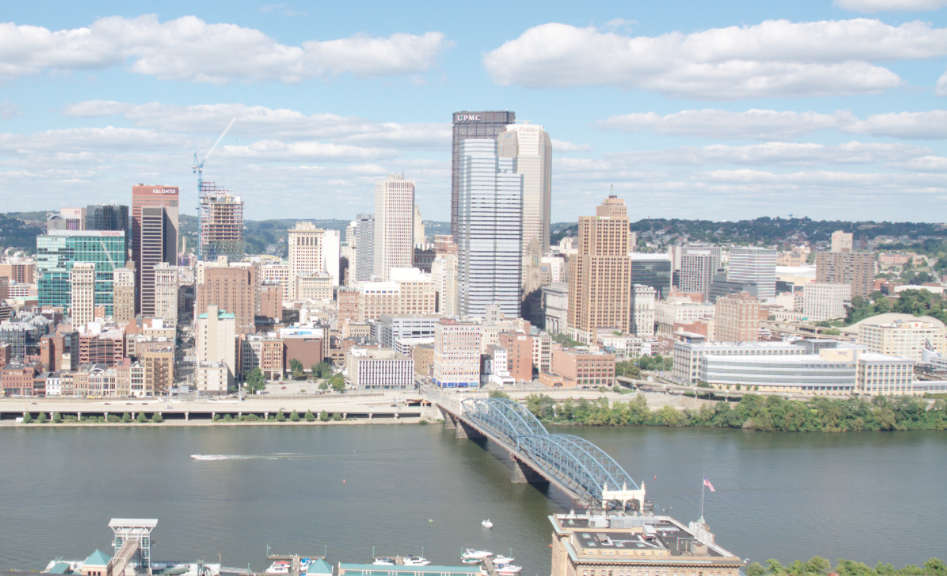
#> input picture data/incline_L.png, 947 x 576 px
$ python panoramas.py   (older library calls are emulated)
#> lines starting #> are read from the running program, lines starting #| are printed output that depends on the picture
### code/keypointDetect.py
import numpy as np
import cv2
import matplotlib.pyplot as plt
import os

def createGaussianPyramid(im, sigma0=1,
                          k=np.sqrt(2), levels=[-1, 0, 1, 2, 3, 4]):
    if len(im.shape) == 3:
        im = cv2.cvtColor(im, cv2.COLOR_BGR2GRAY)
    if im.max() > 10:
        im = np.float32(im) / 255
    im_pyramid = []
    for i in levels:
        sigma_ = sigma0 * k ** i
        im_pyramid.append(cv2.GaussianBlur(im, (0, 0), sigma_))
    im_pyramid = np.stack(im_pyramid, axis=-1)
    return im_pyramid


# [7 lines left out: function displayPyramid, not called in this run]


def createDoGPyramid(gaussian_pyramid, levels=[-1, 0, 1, 2, 3, 4]):
    '''
    Produces DoG Pyramid
    Inputs
    Gaussian Pyramid - A matrix of grayscale images of size
                        [imH, imW, len(levels)]
    levels      - the levels of the pyramid where the blur at each level is
                   outputs
    DoG Pyramid - size (imH, imW, len(levels) - 1) matrix of the DoG pyramid
                   created by differencing the Gaussian Pyramid input
    '''
    imH, imW, _ = gaussian_pyramid.shape
    DoG_pyramid = []
    ################
    # TO DO ...
    # compute DoG_pyramid here
    # We only need the last n-1 levels
    DoG_levels = levels[1:]
    # The levels starts at 0, so just use without len() is okay
    for i in DoG_levels:
        DoG_pyramid.append(gaussian_pyramid[:, :, i + 1] - gaussian_pyramid[:, :, i])
    DoG_pyramid = np.stack(DoG_pyramid, axis=2)
    return DoG_pyramid, DoG_levels


def computePrincipalCurvature(DoG_pyramid):
    '''
    Takes in DoGPyramid generated in createDoGPyramid and returns
    PrincipalCurvature,a matrix of the same size where each point contains the
    curvature ratio R for the corre-sponding point in the DoG pyramid

    INPUTS
        DoG Pyramid - size (imH, imW, len(levels) - 1) matrix of the DoG pyramid

    OUTPUTS
        principal_curvature - size (imH, imW, len(levels) - 1) matrix where each
                          point contains the curvature ratio R for the
                          corresponding point in the DoG pyramid
    '''
    imH, imW, num_levels = DoG_pyramid.shape
    principal_curvature = []
    ##################
    # TO DO ...
    # Compute principal curvature here
    for i in range(num_levels):
        dxx = cv2.Sobel(DoG_pyramid[:, :, i], cv2.CV_64F, 2, 0, ksize=3)
        dyy = cv2.Sobel(DoG_pyramid[:, :, i], cv2.CV_64F, 0, 2, ksize=3)
        dxy = cv2.Sobel(DoG_pyramid[:, :, i], cv2.CV_64F, 1, 1, ksize=3)
        trace = dxx + dyy
        det = dxx * dyy - dxy * dxy
        det[det == 0] = 0.001
        R = np.square(trace) / det
        principal_curvature.append(R)

    principal_curvature = np.stack(principal_curvature, axis=2)
    return principal_curvature


def getLocalExtrema(DoG_pyramid, DoG_levels, principal_curvature,
                    th_contrast=0.03, th_r=12):
    '''
    Returns local extrema points in both scale and space using the DoGPyramid

    INPUTS
        DoG_pyramid - size (imH, imW, len(levels) - 1) matrix of the DoG pyramid
        DoG_levels  - The levels of the pyramid where the blur at each level is
                      outputs
        principal_curvature - size (imH, imW, len(levels) - 1) matrix contains the
                      curvature ratio R
        th_contrast - remove any point that is a local extremum but does not have a
                      DoG response magnitude above this threshold
        th_r        - remove any edge-like points that have too large a principal
                      curvature ratio
     OUTPUTS
        locsDoG - N x 3 matrix where the DoG pyramid achieves a local extrema in both
               scale and space, and also satisfies the two thresholds.
    '''
    locsDoG = []
    imH, imW, num_levels = DoG_pyramid.shape
    ##############
    #  TO DO ...
    # Compute locsDoG here
    right = np.roll(DoG_pyramid, 1, axis=1)
    right_up = np.roll(right, 1, axis=0)
    right_down = np.roll(right, -1, axis=0)
    up = np.roll(DoG_pyramid, 1, axis=0)
    left = np.roll(DoG_pyramid, -1, axis=1)
    left_up = np.roll(left, 1, axis=0)
    left_down = np.roll(left, -1, axis=0)
    down = np.roll(DoG_pyramid, -1, axis=0)
    forward = np.roll(DoG_pyramid, 1, axis=2)
    backward = np.roll(DoG_pyramid, -1, axis=2)

    maximun = (right < DoG_pyramid) & (right_up < DoG_pyramid) & (right_down < DoG_pyramid) & (up < DoG_pyramid) & (
            left < DoG_pyramid) & (left_up < DoG_pyramid) & (left_down < DoG_pyramid) & (down < DoG_pyramid) \
              & (forward < DoG_pyramid) & (backward < DoG_pyramid)
    minimum = (right > DoG_pyramid) & (right_up > DoG_pyramid) & (right_down > DoG_pyramid) & (up > DoG_pyramid) & (
            left > DoG_pyramid) & (left_up > DoG_pyramid) & (left_down > DoG_pyramid) & (down > DoG_pyramid) \
              & (forward > DoG_pyramid) & (backward > DoG_pyramid)

    result = maximun | minimum

    th_filter1 = abs(DoG_pyramid) > th_contrast
    result = result & th_filter1
    th_filter2 = abs(principal_curvature) < th_r
    result = result & th_filter2

    for i in range(1, imH-1):
        for j in range(1, imW-1):
            for level in range(1, num_levels-1):
                if result[i, j, level]:
                    locsDoG.append(np.array([j, i, level]))
    locsDoG = np.stack(locsDoG, axis=0)
    return locsDoG


def DoGdetector(im, sigma0=1, k=np.sqrt(2), levels=[-1, 0, 1, 2, 3, 4],
                th_contrast=0.03, th_r=12):
    '''
    Putting it all together

    Inputs          Description
    --------------------------------------------------------------------------
    im              Grayscale image with range [0,1].

    sigma0          Scale of the 0th image pyramid.

    k               Pyramid Factor.  Suggest sqrt(2).

    levels          Levels of pyramid to construct. Suggest -1:4.

    th_contrast     DoG contrast threshold.  Suggest 0.03.

    th_r            Principal Ratio threshold.  Suggest 12.

    Outputs         Description
    --------------------------------------------------------------------------

    locsDoG         N x 3 matrix where the DoG pyramid achieves a local extrema
                    in both scale and space, and satisfies the two thresholds.

    gauss_pyramid   A matrix of grayscale images of size (imH,imW,len(levels))
    '''
    ##########################
    # TO DO ....
    # compupte gauss_pyramid, gauss_pyramid here
    gauss_pyramid = createGaussianPyramid(im, sigma0, k, levels)
    DoG_pyramid, DoG_levels = createDoGPyramid(gauss_pyramid, levels)
    principle_curvature = computePrincipalCurvature(DoG_pyramid)
    locsDoG = getLocalExtrema(DoG_pyramid, DoG_levels, principle_curvature, th_contrast, th_r)

    return locsDoG, gauss_pyramid


# [31 lines that do not run on import are left out]

### code/BRIEF.py
import numpy as np
import cv2
import os
from scipy.spatial.distance import cdist
from keypointDetect import DoGdetector

import matplotlib.pyplot as plt


def makeTestPattern(patch_width=9, nbits=256):
    '''
    Creates Test Pattern for BRIEF

    Run this routine for the given parameters patch_width = 9 and n = 256

    INPUTS
    patch_width - the width of the image patch (usually 9)
    nbits      - the number of tests n in the BRIEF descriptor

    OUTPUTS
    compareX and compareY - LINEAR indices into the patch_width x patch_width image
                            patch and are each (nbits,) vectors.
    '''
    #############################
    # TO DO ...
    # Generate testpattern here
    compareX = np.random.randint(patch_width * patch_width, size=nbits)
    compareY = np.random.randint(patch_width * patch_width, size=nbits)

    test_pattern_file = '../results/testPattern.npy'
    if os.path.isfile(test_pattern_file):
        # load from file if exists
        compareX, compareY = np.load(test_pattern_file)
    else:
        if not os.path.isdir('../results'):
            os.mkdir('../results')
        np.save(test_pattern_file, [compareX, compareY])

    return compareX, compareY


# load test pattern for Brief
test_pattern_file = '../results/testPattern.npy'
if os.path.isfile(test_pattern_file):
    # load from file if exists
    compareX, compareY = np.load(test_pattern_file)
else:
    # produce and save patterns if not exist
    compareX, compareY = makeTestPattern()
    if not os.path.isdir('../results'):
        os.mkdir('../results')
    np.save(test_pattern_file, [compareX, compareY])


def computeBrief(im, gaussian_pyramid, locsDoG, k, levels,
                 compareX, compareY):
    '''
    Compute Brief feature
     INPUT
     locsDoG - locsDoG are the keypoint locations returned by the DoG
               detector.
     levels  - Gaussian scale levels that were given in Section1.
     compareX and compareY - linear indices into the
                             (patch_width x patch_width) image patch and are
                             each (nbits,) vectors.


     OUTPUT
     locs - an m x 3 vector, where the first two columns are the image
    		 coordinates of keypoints and the third column is the pyramid
            level of the keypoints.
     desc - an m x n bits matrix of stacked BRIEF descriptors. m is the number
            of valid descriptors in the image and will vary.
    '''
    ##############################
    # TO DO ...
    # compute locs, desc here
    patch_width = 9
    imH, imW, num_levels = gaussian_pyramid.shape
    locs = []
    desc = []
    for coordinate in locsDoG:
        i, j, level = coordinate
        if i < patch_width // 2 or i > imW - patch_width // 2 - 1 or j < patch_width // 2 or j > imH - patch_width // 2 - 1:
            continue
        else:
            locs.append([i, j, level])
            matrix = gaussian_pyramid[j - patch_width // 2: j + patch_width // 2 + 1,
                     i - patch_width // 2: i + patch_width // 2 + 1, level]
            matrix = matrix.flatten()
            result = np.zeros(len(compareX))
            for index in range(len(compareX)):
                px = matrix[compareX[index]]
                py = matrix[compareY[index]]
                if px < py:
                    result[index] = 1

            desc.append(result)
    locs = np.stack(locs, axis=0)
    desc = np.stack(desc, axis=0)

    return locs, desc


def briefLite(im):
    '''
    INPUTS
    im - gray image with values between 0 and 1

    OUTPUTS
    locs - an m x 3 vector, where the first two columns are the image coordinates
            of keypoints and the third column is the pyramid level of the keypoints
    desc - an m x n bits matrix of stacked BRIEF descriptors.
            m is the number of valid descriptors in the image and will vary
            n is the number of bits for the BRIEF descriptor
    '''
    ###################
    # TO DO ...
    locsDoG, gauss_pyramid = DoGdetector(im)
    compareX, compareY = makeTestPattern()
    locs, desc = computeBrief(im, gauss_pyramid, locsDoG, np.sqrt(2), [-1, 0, 1, 2, 3, 4], compareX, compareY)
    return locs, desc


def briefMatch(desc1, desc2, ratio=0.8):
    '''
    performs the descriptor matching
    inputs  : desc1 , desc2 - m1 x n and m2 x n matrix. m1 and m2 are the number of keypoints in image 1 and 2.
                                n is the number of bits in the brief
    outputs : matches - p x 2 matrix. where the first column are indices
                                        into desc1 and the second column are indices into desc2
    '''
    D = cdist(np.float32(desc1), np.float32(desc2), metric='hamming')
    # find smallest distance
    ix2 = np.argmin(D, axis=1)
    d1 = D.min(1)
    # find second smallest distance
    d12 = np.partition(D, 2, axis=1)[:, 0:2]
    d2 = d12.max(1)
    r = d1 / (d2 + 1e-10)
    is_discr = r < ratio
    ix2 = ix2[is_discr]
    ix1 = np.arange(D.shape[0])[is_discr]

    matches = np.stack((ix1, ix2), axis=-1)
    return matches


# [22 lines left out: function plotMatches, not called in this run]


# [19 lines that do not run on import are left out]

### code/planarH.py
import numpy as np
import cv2
from BRIEF import briefLite, briefMatch


def computeH(p1, p2):
    '''
    INPUTS:
        p1 and p2 - Each are size (2 x N) matrices of corresponding (x, y)'
                 coordinates between two images
    OUTPUTS:
     H2to1 - a 3 x 3 matrix encoding the homography that best matches the linear
            equation
    '''
    assert (p1.shape[1] == p2.shape[1])
    assert (p1.shape[0] == 2)
    #############################
    # TO DO ...
    _, N = p1.shape
    x = np.transpose(p1[[0], :])
    y = np.transpose(p1[[1], :])
    u = np.transpose(p2[[0], :])
    v = np.transpose(p2[[1], :])
    matrix1 = np.hstack((-1 * u, -1 * v, -1 * np.ones((N, 1)), np.zeros((N, 3)), x * u, x * v, x))
    matrix2 = np.hstack((np.zeros((N, 3)), -1 * u, -1 * v, -1 * np.ones((N, 1)), y * u, y * v, y))
    A = np.vstack((matrix1, matrix2))

    u, sigma, vt = np.linalg.svd(A)
    h = vt[-1, :]
    H2to1 = h.reshape(3, 3)
    return H2to1


def ransacH(matches, locs1, locs2, num_iter=5000, tol=2):
    '''
    Returns the best homography by computing the best set of matches using
    RANSAC
    INPUTS
        locs1 and locs2 - matrices specifying point locations in each of the images
        matches - matrix specifying matches between these two sets of point locations
        nIter - number of iterations to run RANSAC
        tol - tolerance value for considering a point to be an inlier

    OUTPUTS
        bestH - homography matrix with the most inliers found during RANSAC
    '''
    ###########################
    # TO DO ...
    base_location = locs1[matches[:, 0], : -1]
    target_location = locs2[matches[:, 1], : -1]
    N, _ = base_location.shape
    # base_homography = np.vstack((np.transpose(base_location), np.ones((1, N))))
    target_homography = np.vstack((np.transpose(target_location), np.ones((1, N))))

    count_in = 0
    inlier_coordinates = None
    for i in range(num_iter):
        index = np.random.randint(0, N, 4)
        points1 = np.transpose(base_location[index])
        points2 = np.transpose(target_location[index])
        H = computeH(points1, points2)
        # use the computed matrix to transform the points in homogeneous coordinates
        transformed_target = H @ target_homography
        lam = transformed_target[-1, :]
        transformed_target = transformed_target / lam
        # now we get the homo coordinate with third dimension equals to 1
        transformed_target = transformed_target[:-1, :]
        # now compute the difference
        diff = transformed_target - np.transpose(base_location)
        diff = np.linalg.norm(diff, axis=0)
        count = np.asarray(diff < tol).sum()

        if count > count_in:
            count_in = count
            inlier_coordinates = np.asarray(diff < tol).nonzero()

    base_inlier = base_location[inlier_coordinates]
    target_inlier = target_location[inlier_coordinates]
    bestH = computeH(base_inlier.T, target_inlier.T)
    return bestH


# [7 lines that do not run on import are left out]

### code/panoramas.py
import cv2
import numpy as np
from scipy.ndimage.morphology import distance_transform_edt
from planarH import ransacH
from BRIEF import briefLite, briefMatch, plotMatches


# [21 lines left out: function imageStitching, not called in this run]


def imageStitching_noClip(im1, im2, H2to1):
    """
    Returns a panorama of im1 and im2 using the given
    homography matrix without cliping.
    """
    ######################################
    # TO DO ...
    im1H, im1W, channels = im1.shape
    im2H, im2W, channels = im2.shape
    corners = np.vstack(([0, 0, im2W - 1, im2W - 1], [0, im2H - 1, im2H - 1, 0], [1, 1, 1, 1]))
    transform_corner = H2to1 @ corners
    transform_corner = (transform_corner / transform_corner[-1, :]).round().astype(int)
    Height_max = np.max([im1H, np.max(transform_corner[1, :])])
    Width_max = np.max([im1W, np.max(transform_corner[0, :])])
    Height_min = np.min([0, np.min(transform_corner[1, :])])
    Width_min = np.min([0, np.min(transform_corner[0, :])])

    height = Height_max - Height_min
    width = Width_max - Width_min

    # print(Hmax, Hmin, Wman, Wmin)
    M = np.vstack(([1., 0., 0.], [0., 1., -Height_min], [0., 0., 1.]))
    trans_im1 = cv2.warpPerspective(im1, M, (width, height))
    trans_im2 = cv2.warpPerspective(im2, M @ H2to1, (width, height))

    pano_im = np.uint8(np.maximum(trans_im1, trans_im2))
    cv2.imwrite('../results/q6_2_pan.jpg', pano_im)
    return pano_im


def generatePanorama(im1, im2):
    """
    INPUT
        Two images im1 and im2

    OUTPUT
        im3 which is the panorama image
    """
    locs1, desc1 = briefLite(im1)
    locs2, desc2 = briefLite(im2)
    matches = briefMatch(desc1, desc2)
    H2to1 = ransacH(matches, locs1, locs2, num_iter=5000, tol=2)
    pano_im = imageStitching_noClip(im1, im2, H2to1)

    cv2.imwrite('../results/q6_3.jpg', pano_im)
    cv2.imshow('panoramas', pano_im)
    cv2.waitKey(0)

    return pano_im


if __name__ == '__main__':
    im1 = cv2.imread('../data/incline_L.png')
#> im1 is the input picture: shape (576, 947, 3); mean B, G, R 188.8, 185.2, 178.7
    im2 = cv2.imread('../data/incline_R.png')
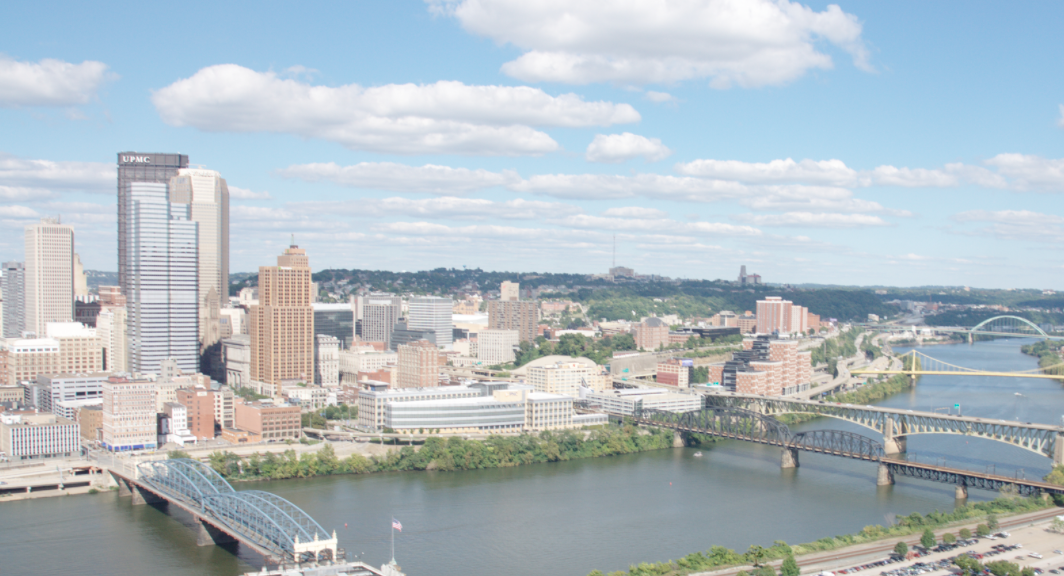
#> input picture data/incline_R.png, 1064 x 576 px
#> im2 is the input picture: shape (576, 1064, 3); mean B, G, R 195.1, 188.5, 177.3
    # [8 lines of commented-out code are left out]
    pano_im = generatePanorama(im1, im2)
#> the loop in createGaussianPyramid, `for i in levels:` made 6 passes
#> sigma_ on passes 1 to 4: 0.707, 1, 1.41, 2
#> after the loop in createGaussianPyramid, `for i in levels:`: im_pyramid = 6 items
#> after the loop in createDoGPyramid, `for i in DoG_levels:`: DoG_pyramid = 5 items
#> in DoGdetector, `DoG_pyramid, DoG_levels = createDoGPyramid(gauss_pyramid, levels)`: DoG_levels = [0, 1, 2, 3, 4]
#> after the loop in computePrincipalCurvature, `for i in range(num_levels):`:
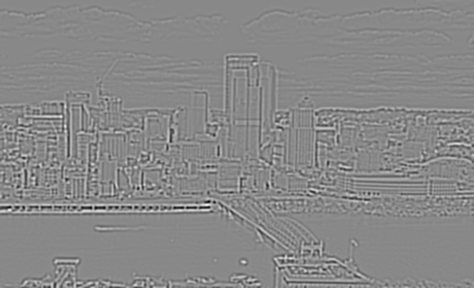
#> trace: shape (576, 947) float64 (shown at 1/2 size); min -0.0959, max 0.0834, mean -3.68e-06; drawn with min black and max white
#> after the loop in computePrincipalCurvature, `for i in range(num_levels):`: principal_curvature = 5 items
#> the loop in computeBrief, `for coordinate in locsDoG:` made 3496 passes
#> (i, j, level) on passes 1 to 3: (506, 109, 1), (507, 112, 1), (467, 113, 2)
#> after the loop in computeBrief, `for coordinate in locsDoG:`: desc = 3469 items; locs = 3469 items, first 6: [506, 109, 1], [507, 112, 1], [467, 113, 2], [507, 113, 2], [513, 113, 1], [454, 114, 2]
#> the loop in createGaussianPyramid (call 2), `for i in levels:` made 6 passes
#> after the loop in computePrincipalCurvature (call 2), `for i in range(num_levels):`:
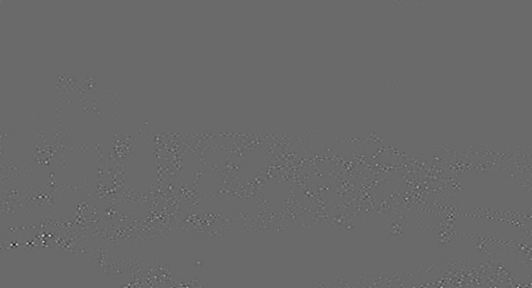
#> det: shape (576, 1064) float64 (shown at 1/2 size); min -0.00144, max 0.00202, mean 2.72e-08; drawn with min black and max white
#> after the loop in computePrincipalCurvature (call 2), `for i in range(num_levels):`:
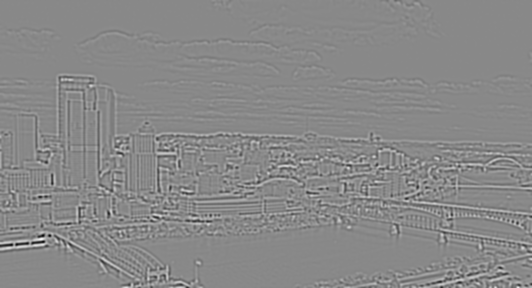
#> trace: shape (576, 1064) float64 (shown at 1/2 size); min -0.0942, max 0.0816, mean 3.38e-06; drawn with min black and max white
#> in DoGdetector (call 2), `locsDoG = getLocalExtrema(DoG_pyramid, DoG_levels, principle_curvature..`: locsDoG = 2534 rows, first 8: [178, 152, 1], [118, 154, 1], [134, 154, 2], [139, 154, 2], [119, 155, 3], [180, 156, 2], [180, 157, 3], [186, 157, 2]
#> the loop in computeBrief (call 2), `for coordinate in locsDoG:` made 2534 passes
#> in computeBrief (call 2), `locs = np.stack(locs, axis=0)`: locs = 2518 rows, first 8: [178, 152, 1], [118, 154, 1], [134, 154, 2], [139, 154, 2], [119, 155, 3], [180, 156, 2], [180, 157, 3], [186, 157, 2]
#> in generatePanorama, `locs2, desc2 = briefLite(im2)`: locs2 has the same summary as locs in computeBrief
#> in briefMatch, `D = cdist(np.float32(desc1), np.float32(desc2), metric='hamming')`:
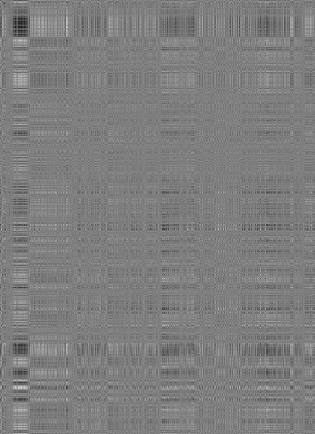
#> D: shape (3469, 2518) float64 (shown at 1/8 size); min 0, max 0.984, mean 0.495
#> in briefMatch, `ix2 = np.argmin(D, axis=1)`: ix2 = 3469 values, max 2514 at index 2361, min 0 at index 0, mean 1166.3
#> in briefMatch, `d1 = D.min(1)`: d1 = 3469 values, max 0.297 at index 3388, min 0 at index 190, mean 0.0932
#> in briefMatch, `d12 = np.partition(D, 2, axis=1)[:, 0:2]`: d12 = 3469 pairs, first value 0 to 0.297, second value 0.00391 to 0.301
#> in briefMatch, `d2 = d12.max(1)`: d2 = 3469 values, max 0.301 at index 231, min 0.00391 at index 251, mean 0.111
#> in briefMatch, `r = d1 / (d2 + 1e-10)`: r = 3469 values, max 1 at index 122, min 0 at index 190, mean 0.828
#> in briefMatch, `ix2 = ix2[is_discr]`: ix2 = 1104 values, max 2514 at index 755, min 0 at index 0, mean 1177.2
#> in briefMatch, `ix1 = np.arange(D.shape[0])[is_discr]`: ix1 = 1104 values from 0 to 3467
#> in briefMatch, `matches = np.stack((ix1, ix2), axis=-1)`: matches = 1104 pairs, first value 0 to 3467, second value 0 to 2514
#> in ransacH, `base_location = locs1[matches[:, 0], : -1]`: base_location = 1104 pairs, first value 5 to 942, second value 109 to 571
#> in ransacH, `target_location = locs2[matches[:, 1], : -1]`: target_location = 1104 pairs, first value 5 to 1056, second value 152 to 571
#> the loop in ransacH, `for i in range(num_iter):` made 5000 passes
#> (x in computeH, y in computeH, v in computeH, count, count_in, inlier_coordinates) on pass 1: ([560, 520, 287, 176], [260, 333, 415, 349], [311, 389, 434, 169], 5, 5, ([256, 260, 515, 593, 915],))
#> in imageStitching_noClip, `pano_im = np.uint8(np.maximum(trans_im1, trans_im2))`:
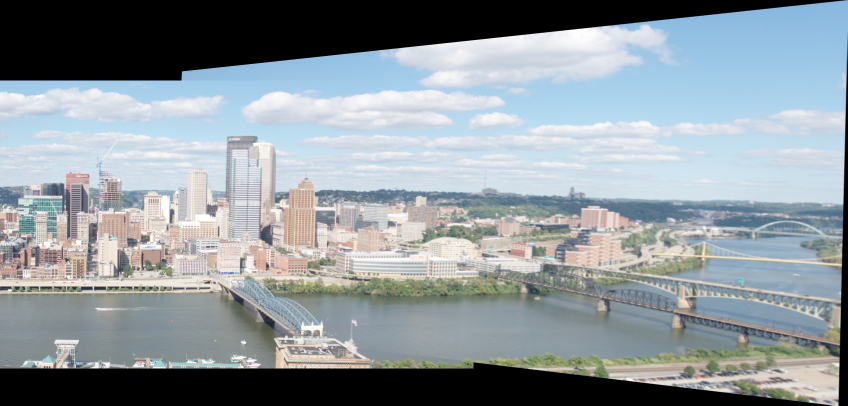
#> pano_im: shape (811, 1695, 3) (shown at 1/2 size); mean B, G, R 156.7, 151.5, 142.2
    # [4 lines of commented-out code are left out]
